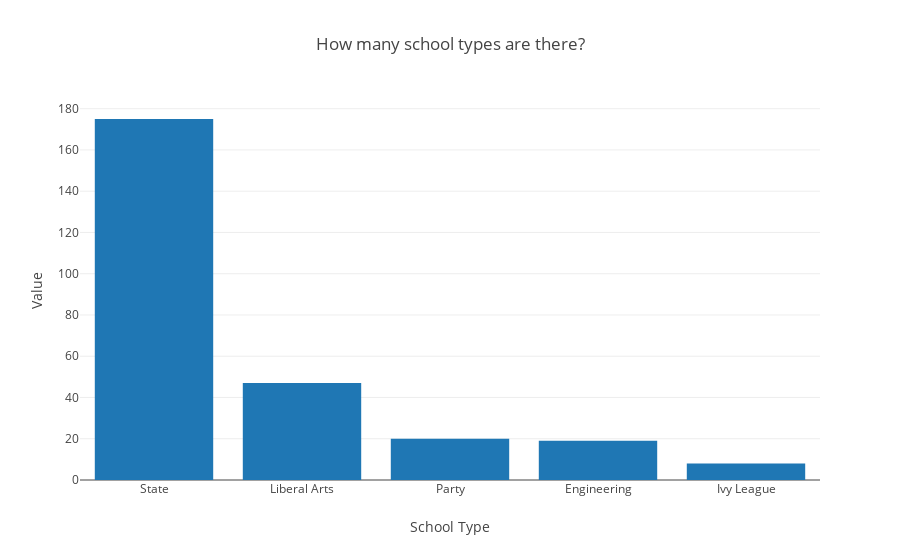

Here is the notebook cell this chart was saved with:
### Markdown cell above
### School Types <a id="16"></a>
<mark>[Return Contents](#0)
<hr>
Let's visualize how many school types there are.

### Code cell
# Basic Bar Chart
data = [go.Bar(
            x=salariesByCollege_df.schooltype.value_counts().index,
            y=salariesByCollege_df.schooltype.value_counts().values
    )]
layout = {"title": "How many school types are there?", 
          "xaxis": {"title": "School Type", }, 
          "yaxis": {"title": "Value"}}
fig = go.Figure(data=data, layout=layout)
iplot(fig)

### Figure 1 — Plotly figure (JSON) as saved in the notebook; plotly's stock layout.template omitted (floating-point values rounded to 4 significant figures)
{"data": [{"x": ["State", "Liberal Arts", "Party", "Engineering", "Ivy League"], "y": [175, 47, 20, 19, 8], "type": "bar", "uid": "20b4fce7-1fbc-45b7-a5ab-31708c276ab9"}], "layout": {"title": "How many school types are there?", "xaxis": {"title": "School Type"}, "yaxis": {"title": "Value"}}}
